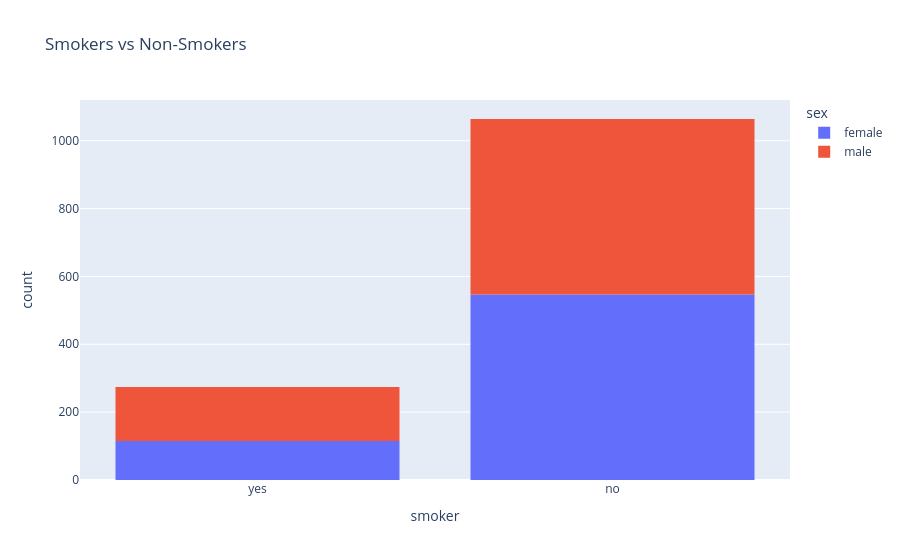

Notebook code cell kept with this figure:
### Code cell
px.histogram(medical_df, x='smoker', color='sex', title='Smokers vs Non-Smokers')

### Figure 1 — Plotly figure (JSON) as saved in the notebook; plotly's stock layout.template omitted (floating-point values rounded to 4 significant figures; data arrays with more than 128 entries replaced by an {"elided": "..."} marker saying what was removed)
{"data": [{"bingroup": "x", "hovertemplate": "sex=female<br>smoker=%{x}<br>count=%{y}<extra></extra>", "legendgroup": "female", "marker": {"color": "#636efa", "pattern": {"shape": ""}}, "name": "female", "orientation": "v", "showlegend": true, "type": "histogram", "x": {"elided": "662 str values"}, "xaxis": "x", "yaxis": "y"}, {"bingroup": "x", "hovertemplate": "sex=male<br>smoker=%{x}<br>count=%{y}<extra></extra>", "legendgroup": "male", "marker": {"color": "#EF553B", "pattern": {"shape": ""}}, "name": "male", "orientation": "v", "showlegend": true, "type": "histogram", "x": {"elided": "676 str values"}, "xaxis": "x", "yaxis": "y"}], "layout": {"barmode": "relative", "legend": {"title": {"text": "sex"}, "tracegroupgap": 0}, "title": {"text": "Smokers vs Non-Smokers"}, "xaxis": {"anchor": "y", "domain": [0, 1], "title": {"text": "smoker"}}, "yaxis": {"anchor": "x", "domain": [0, 1], "title": {"text": "count"}}}}
